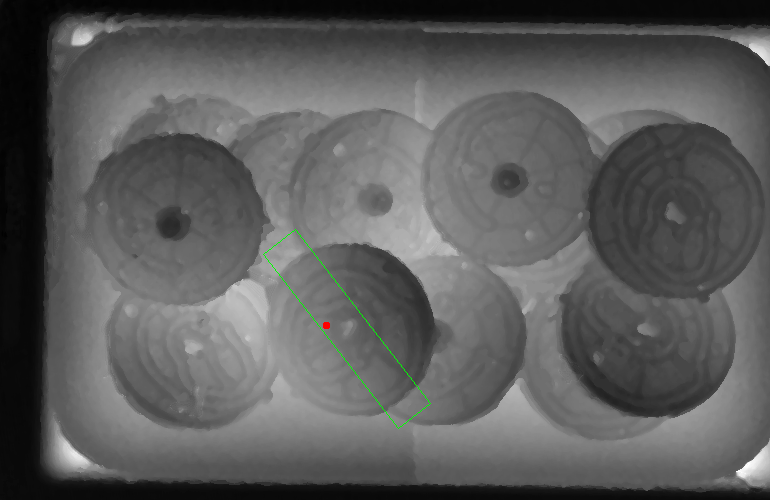
#> input picture Execution/Grasp Sequence Image/hv8/1.png, 770 x 500 px, found by its file name
$ jupyter execute --allow-errors 'Rapid_Prototyping .ipynb'
#> lines starting #> are read from the running program, lines starting #| are printed output that depends on the picture
### Development/Simulation/source code/debuggin/Jupyter Note File/Img_antipodal_sampler.py
# -*- coding: utf-8 -*-
"""
Created on Tue Nov  5 17:23:27 2019

@author: Adam Syammas Zaki P
"""

friction_coef = 0.5

"""
There is something important to note. Majority of image processor library are using (x,y)
coordinate system, while numpy works like a matrix where the coordinate of pixel is written in (row, colum)
or in another word (y,x). That is why on line 133 in this code, I deliberately exchange the indices of the grasp
candidates so that it is represented in the form of (x,y)
"""


import numpy as np
from scipy import ndimage as nd
#import matplotlib.pyplot as plt
#import cv2
from PIL import Image, ImageDraw
import scipy.spatial.distance as ssd
#import time

# [36 lines left out: functions draw_normals, draw_grasps, draw_com, not called in this run]

def normals(depth, edge_im):
    edge_pixels = np.where(edge_im != [0])
    edge_pixels = np.c_[edge_pixels[0], edge_pixels[1]]
    depth = np.float64(depth) #this is very important to note. Gradient image will only work if the data is in the form of float64
    sx = nd.sobel(depth, axis=0, mode= 'constant') #gradient in x direction
    sy = nd.sobel(depth, axis=1, mode='constant') #gradient in y direction

    normals = np.zeros((len(edge_pixels),2))

    #gradient of images always point out to normal of the edges
    for i, pix in enumerate(edge_pixels):
        dx = sx[pix[0], pix[1]]
        dy = sy[pix[0], pix[1]]
        normal_vec = np.array([-dx,-dy], dtype=float) #input normal vector of each egde pixel
        if np.linalg.norm(normal_vec) == 0:
            normal_vec = np.array([1,0])
        normal_vec = normal_vec / np.linalg.norm(normal_vec) #normalize the normal vector
        normals[i, :] = normal_vec #append normal vector to an array so that it has the same index as the edge pixel
    return normals, edge_pixels

# [57 lines left out: function antipodal_sampler, not called in this run]


# [9 lines of commented-out code are left out]

r"""
### Grasps Sampling with single Image
time1 = time.clock()
time2 = time.clock()
depth_image = r'C:\Users\Adam Syammas Zaki P\Documents\Assignment\Grasp Planning\Simulation\Image\depth.png'
edge_im = r'C:\Users\Adam Syammas Zaki P\Documents\Assignment\Grasp Planning\Simulation\Image\edge.png'
new_edge_im = r'C:\Users\Adam Syammas Zaki P\Documents\Assignment\Grasp Planning\Simulation\Image\newedge.png'
image = cv2.imread(depth_image, cv2.IMREAD_GRAYSCALE)

edge_im = cv2.imread(edge_im)
new_edge_im = cv2.imread(new_edge_im)

normal_px, edge_px = normals(image, edge_im)
nwnormal_px, nwedge_px = normals(image, new_edge_im)

save_arr1 = r'C:\Users\Adam Syammas Zaki P\Documents\Assignment\Grasp Planning\Simulation\Image\normals.png'
save_arr2 = r'C:\Users\Adam Syammas Zaki P\Documents\Assignment\Grasp Planning\Simulation\Image\grasp.png'
save_arr3 = r'C:\Users\Adam Syammas Zaki P\Documents\Assignment\Grasp Planning\Simulation\Image\new_grasp.png'


grasps_sg, normals_sg, center = antipodal_sampler(edge_px, normal_px)
nwgrasps_sg, nwnormals_sg, center = antipodal_sampler(nwedge_px, nwnormal_px)

time3 = time.clock()
#draw_normals(edge_px, normal_px, depth, save_arr1)
draw_image(grasps_sg, depth_image, save_arr2)
draw_image(nwgrasps_sg, depth_image, save_arr3)
print('Potential grasps generation:     %.3f s'%(time3-time2))
"""


r"""
### simple rectangle
simple_im =  r'C:\Users\Adam Syammas Zaki P\Documents\Assignment\Grasp Planning\Simulation\Image\simple.png'
sm_im = cv2.imread(simple_im, cv2.IMREAD_GRAYSCALE)
filt = cv2.GaussianBlur(sm_im, (5,5), 0)
sm_edge_im = cv2.Canny(filt, 1, 6)
cv2.imwrite(r'C:\Users\Adam Syammas Zaki P\Documents\Assignment\Grasp Planning\Simulation\Image\simple_debug_edge.png', sm_edge_im)

normals_pm, edge_pm = normals(sm_im, sm_edge_im)
cv2.imwrite(r'C:\Users\Adam Syammas Zaki P\Documents\Assignment\Grasp Planning\Simulation\Image\simple_debug_edge.png', sm_edge_im)
save_arr1 = r'C:\Users\Adam Syammas Zaki P\Documents\Assignment\Grasp Planning\Simulation\Image\sm_normal_debug.png'


save_arr2 = r'C:\Users\Adam Syammas Zaki P\Documents\Assignment\Grasp Planning\Simulation\Image\sm_grasp_debug.png'
depth = Image.open(r'C:\Users\Adam Syammas Zaki P\Documents\Assignment\Grasp Planning\Simulation\Image\simple.png')
grasps_sm, normals_sm = antipodal_sampler(edge_pm, normals_pm)
#draw_normals(edge_pm, normals_pm, depth, save_arr1)
draw_image(grasps_sm, depth, save_arr2)
###
"""
# [7 lines of commented-out code are left out]

r"""
### Generate simple rectangle
sm_im = np.zeros((100,100))
sm_im[30:-30, 20:-20] = 1
sm_im = nd.rotate(sm_im, 25, mode='constant')
#sm_im_copy = np.uint8(sm_im)

simple_im =  r'C:\Users\Adam Syammas Zaki P\Documents\Assignment\Grasp Planning\Simulation\Image\debug\simple.png'
plt.imsave(simple_im, sm_im,  cmap='gray_r')
depth = cv2.imread(simple_im, cv2.IMREAD_GRAYSCALE)
depth = np.uint8(depth)
filt = cv2.GaussianBlur(depth, (5,5), 0)

sm_edge_im = cv2.Canny(filt, 1, 6)
cv2.imwrite(r'C:\Users\Adam Syammas Zaki P\Documents\Assignment\Grasp Planning\Simulation\Image\debug\simple_debug_edge.png', sm_edge_im)
normal, edge = normals(depth, sm_edge_im)
grasps, normals, center = antipodal_sampler(edge, normal)
save_arr = r'C:\Users\Adam Syammas Zaki P\Documents\Assignment\Grasp Planning\Simulation\Image\debug\grasp.png'
draw_image(grasps, simple_im,save_arr)
"""

### Development/Simulation/source code/debuggin/Jupyter Note File/Rapid_Prototyping .ipynb
[cell 1]
import numpy as np
import cv2

[cell 2]
depth_path = r'C:\Users\Furihata\Desktop\Adam\Grasp Planning\Simulation\Real Depth Image\3\1.png'

[cell 3]
image = cv2.imread(depth_path, cv2.IMREAD_GRAYSCALE)
#> image: shape (500, 770); min 0, max 254, mean 92
image = 255 - image
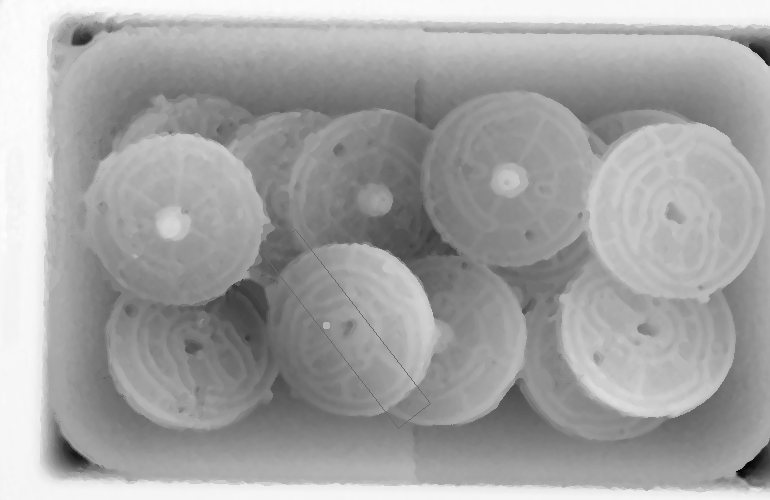
#> image: shape (500, 770); min 1, max 255, mean 163
filt = cv2.GaussianBlur(image, (11,11), 0)

[cell 4]
import matplotlib.pyplot as plt
plt.imshow(image, cmap = 'gray')
plt.show()

[cell 5]
edge_im = cv2.Canny(image, 10, 50)
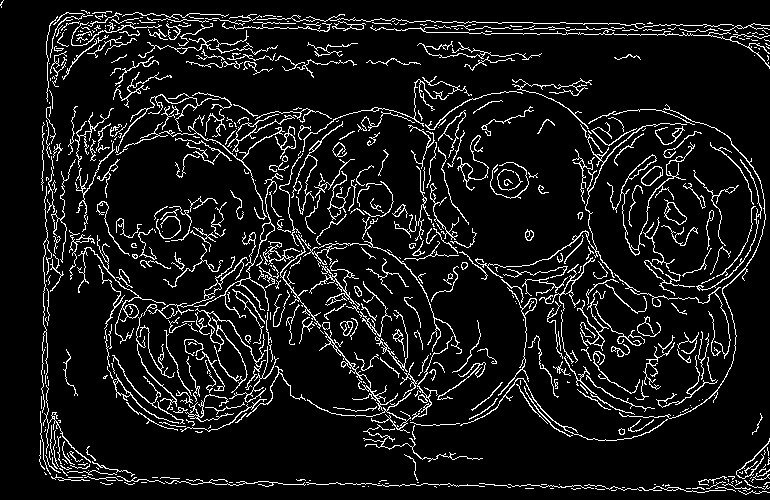
#> edge_im: shape (500, 770); 9% white in thin lines or dots

[cell 6]
image.shape
#> Out = (500, 770)

[cell 7]
plt.imshow(edge_im,  cmap='Greys')
plt.show()

[cell 8]
image.shape
#> Out = (500, 770)

[cell 9]
image_cropped = image[124:1024, 380:1280]
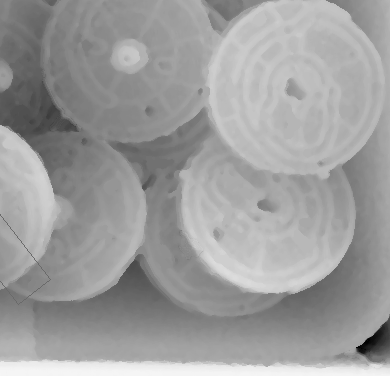
#> image_cropped: shape (376, 390); min 1, max 246, mean 157.2
image_cropped = cv2.resize(image_cropped, (224, 224))
#> image_cropped: shape (224, 224)

[cell 10]
plt.imshow(image_cropped, cmap = 'gray')
plt.show()

[cell 11]
import Img_antipodal_sampler as spl

[cell 12]
image_filt = cv2.GaussianBlur(image_cropped, (5,5), 0)

[cell 13]
edge_im = cv2.Canny(image_filt, 5, 60)
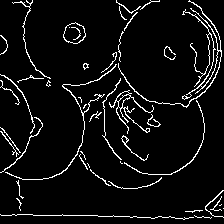
#> edge_im: shape (224, 224); 6.1% white in thin lines or dots

[cell 14]
normal_px, edge_px, = spl.normals(image_cropped, edge_im)
#> in normals, `edge_pixels = np.where(edge_im != [0])`: edge_pixels = 3041 positions, rows 0 to 219, columns 0 to 223
#> in normals, `edge_pixels = np.c_[edge_pixels[0], edge_pixels[1]]`: edge_pixels = 3041 pairs, first value 0 to 219, second value 0 to 223
#> in normals, `sx = nd.sobel(depth, axis=0, mode= 'constant')`:
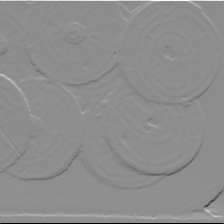
#> sx: shape (224, 224) float64; min -980, max 792, mean 1.7; drawn with min black and max white
#> in normals, `sy = nd.sobel(depth, axis=1, mode='constant')`:
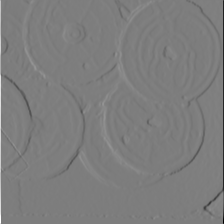
#> sy: shape (224, 224) float64; min -953, max 980, mean 0.2; drawn with min black and max white
#> in normals, `normals = np.zeros((len(edge_pixels),2))`: normals = 3041 pairs, first value 0 to 0, second value 0 to 0
#> the loop in normals, `for i, pix in enumerate(edge_pixels):` made 3041 passes
#> (pix, dx, dy, normal_vec) on passes 1 to 3: ([0, 26], 449, -45, [-0.995, 0.0997]), ([0, 32], 485, 79, [-0.987, -0.161]), ([0, 116], 608, -54, [-0.996, 0.0885])
#> after the loop in normals, `for i, pix in enumerate(edge_pixels):`: normals = 3041 pairs, first value -1 to 1, second value -1 to 1
#> normal_px has the same summary as normals in normals; edge_px has the same summary as edge_pixels in normals

#> (a cell that did not finish here is left out)

[cell 16]
save_arr = r'C:\Users\Furihata\Desktop\Adam\Grasp Planning\Simulation\Image\realgrasps.png'
depth_loc = r'C:\Users\Furihata\Desktop\Adam\Grasp Planning\Simulation\Image\realdepth.png'

[cell 17]
plt.imsave(depth_loc, image_cropped, cmap = 'gray')

#> (a cell that did not finish here is left out)

[cell 19]
import cv2
import matplotlib.pyplot as plt

[cell 20]
# [63 lines left out: function collision_est, not called in this run]

$ run again, with Development/Network/Training Data/Discriminator/hv18/Negative/aaexdmdnxk.png copied over Execution/Grasp Sequence Image/hv8/1.png
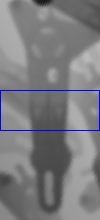
#> input picture Development/Network/Training Data/Discriminator/hv18/Negative/aaexdmdnxk.png, 100 x 220 px, found by its file name
#> `edge_im = cv2.Canny(image, 10, 50)`:
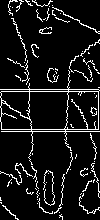
#> edge_im: shape (220, 100); 9.2% white in thin lines or dots
#> image_cropped = empty array
#> `plt.show()`:
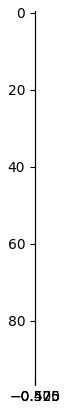
#> figure drawn by matplotlib, 1 panel
#> in normals, `edge_pixels = np.where(edge_im != [0])`: edge_pixels = 2031 positions, rows 0 to 219, columns 0 to 99
#> in normals, `edge_pixels = np.c_[edge_pixels[0], edge_pixels[1]]`: edge_pixels = 2031 pairs, first value 0 to 219, second value 0 to 99
#> depth = empty array
#> normals = 2031 pairs, first value 0 to 0, second value 0 to 0
#> the loop in normals, `for i, pix in enumerate(edge_pixels):` made 1 pass
#> pix on pass 1: [0, 10]

$ run again, with Development/Network/Training Data/Discriminator/hv18/Negative/aamixhuweg.png copied over Execution/Grasp Sequence Image/hv8/1.png
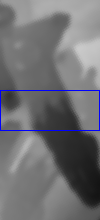
#> input picture Development/Network/Training Data/Discriminator/hv18/Negative/aamixhuweg.png, 100 x 220 px, found by its file name
#> `edge_im = cv2.Canny(image, 10, 50)`:
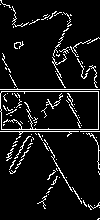
#> edge_im: shape (220, 100); 8% white in thin lines or dots
#> image_cropped = empty array
#> `plt.show()`:
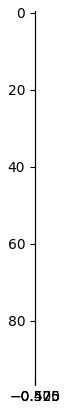
#> figure drawn by matplotlib, 1 panel
#> in normals, `edge_pixels = np.where(edge_im != [0])`: edge_pixels = 1752 positions, rows 0 to 219, columns 0 to 99
#> in normals, `edge_pixels = np.c_[edge_pixels[0], edge_pixels[1]]`: edge_pixels = 1752 pairs, first value 0 to 219, second value 0 to 99
#> depth = empty array
#> normals = 1752 pairs, first value 0 to 0, second value 0 to 0
#> the loop in normals, `for i, pix in enumerate(edge_pixels):` made 1 pass
#> pix on pass 1: [0, 0]
